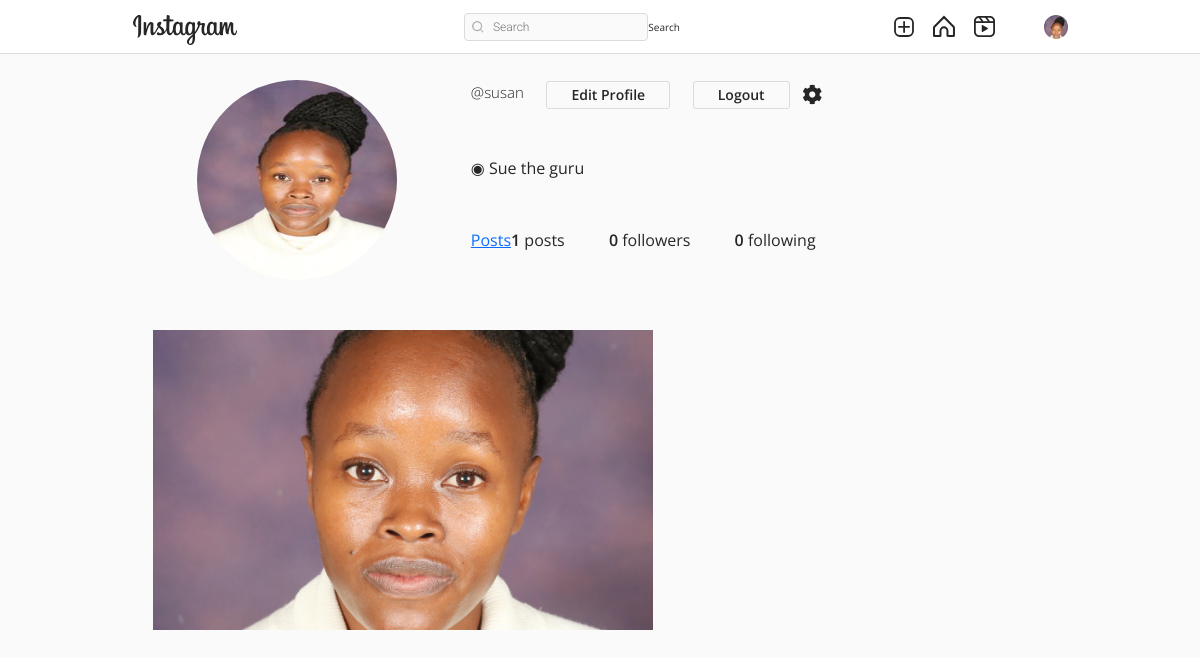
The page /susan/ (signed in) on the database its author committed.
### authy/models.py (models this page shows, shortened)
class Profile(models.Model):
    user = models.OneToOneField(User, related_name='profile', on_delete=models.CASCADE)
    profile_photo = models.ImageField(upload_to="profile_pciture", null=True, default="default.jpg")
    bio = models.CharField(max_length=200, null=True, blank=True)

### post/models.py (models this page shows)
class Post(models.Model):
    id = models.UUIDField(primary_key=True, default=uuid.uuid4, editable=False)
    image = models.ImageField(upload_to=user_directory_path, verbose_name="Picture")
    image_caption = models.CharField(max_length=10000, verbose_name="Caption")
    posted = models.DateField(auto_now_add=True)
    tags = models.ManyToManyField(Tag, related_name="tags", blank=True)
    user = models.ForeignKey(User, on_delete=models.CASCADE)
    likes = models.IntegerField(default=0)
    def get_absolute_url(self):
        return reverse("post-details", args=[str(self.id)])

### authy/views.py (the view)
# urls.py: path('<username>/', UserProfile, name='profile'),
def UserProfile(request, username):
    Profile.objects.get_or_create(user=request.user)
    user = get_object_or_404(User, username=username)
    profile = Profile.objects.get(user=user)
    url_name = resolve(request.path).url_name
    posts = Post.objects.filter(user=user).order_by('-posted')
    if url_name == 'profile':
        posts = Post.objects.filter(user=user).order_by('-posted')
    else:
        posts = profile.favourite.all()
    posts_count = Post.objects.filter(user=user).count()
    following_count = Follow.objects.filter(follower=user).count()
    followers_count = Follow.objects.filter(following=user).count()
    follow_status = Follow.objects.filter(following=user, follower=request.user).exists()
    paginator = Paginator(posts, 8)
    page_number = request.GET.get('page')
    posts_paginator = paginator.get_page(page_number)
    context = {
        'posts': posts,
        'profile':profile,
        'posts_count':posts_count,
        'following_count':following_count,
        'followers_count':followers_count,
        'posts_paginator':posts_paginator,
        'follow_status':follow_status,
    }
    return render(request, 'profile.html', context)

### templates/profile.html (shortened to what this page needs)
{% extends 'base.html' %}
{% load static %}
{% block content %}
<!DOCTYPE html>
<html lang="en">
<head>
    <link rel="stylesheet" href="{% static 'assets3/css/reset.css' %}">
    <link rel="stylesheet" href="{% static 'assets3/css/styles.css' %}">
    <link rel="stylesheet" href="https://use.fontawesome.com/releases/v5.2.0/css/all.css">
</head>
<body>
    <header>
        <br><br><br>
        <div class="container">
            <div class="profile">
                <div class="profile-image">
                    <img src="{{profile.profile_photo.url}}" alt="" style="width: 200px; height: 200px;">
                </div>
                <div class="profile-user-settings">
                        <h5 style="font-size: 15px;" class="profile-user-name">@{{profile.user.username}}</h5>
                        {% if request.user.is_authenticated and request.user == profile.user %}
                        <a style="text-decoration: none;" href="{% url 'editprofile' %}" class="btn profile-edit-btn">Edit Profile</a>
                        <a style="text-decoration: none;" href="{% url 'sign-out' %}" class="btn profile-edit-btn">Logout</a>
                        <button class="btn profile-settings-btn" aria-label="profile settings"><i class="fas fa-cog" aria-hidden="true"></i></button>
                        {% endif %}
                        <br><br>
                        <br>
                </div>
                <div class="profile-bio">
                    <br>
                    {% if profile.bio %}
                    <p>◉ {{profile.bio}}</p>
                    {% endif %}
                    <br><br>
                    <div class="profile-user-settings">
                        <a  href="{% url 'profile' profile.user %}"  class="btns profiele-edit-btn">Posts</a>
                </div>
                <div class="profile-stats">
                    <ul>
                        <li><span class="profile-stat-count">{{posts_count}}</span> posts</li>
                        <li><span class="profile-stat-count">{{followers_count}}</span> followers</li>
                        <li><span class="profile-stat-count">{{following_count}}</span> following</li>
                    </ul>
                    <br>
                </div>
            </div>
        </div>
    </header>
    <main>
        <div class="container">
            <div class="gallery">
                {% for post in posts %}
                <a href="{{post.get_absolute_url}}"><div class="gallery-item" tabindex="0">
                    <img src="{{ post.image.url }}" class="gallery-image" alt="" style="width: 500px; height: 300px; object-fit: cover;">
                </div></a>
                {% endfor %}
            </div>
        </div>
    </main>
    {% endblock content %}

### templates/base.html (shortened to what this page needs)
{% load static %}
<!DOCTYPE html>
<html lang="en">
<head>
    <link rel="stylesheet" href="https://cdn.jsdelivr.net/npm/bootstrap-icons@1.8.1/font/bootstrap-icons.css">
    <link href="https://cdn.jsdelivr.net/npm/bootstrap@5.1.3/dist/css/bootstrap.min.css" rel="stylesheet">
    <link rel="stylesheet" type="text/css" href="{% static 'assets1/style.css' %}">
</head>
<body>
    <header class="header">
        <nav class="header__content">
            <div class="header__buttons">
                <a href="{% url 'index' %}" class="header__home">
                </a>
            </div>
            <form action="{% url 'search-users' %}" method="GET">
                <div class="header__search">
                    <input type="text" placeholder="Search" name="q" value="{{ request.GET.q }}">
                    <button class="btn btn-primary" type="submit">Search</button>
                </div>
            </form>
            <div class="header__buttons header__buttons--desktop">
                <a href="{% url 'newpost' %}">
                </a>
                <a href="{% url 'index' %}">
                </a>
                <a href="#">
                </a>
                <a href="">
                    <button class="profile-button">
                        <a href="{% url 'profile' request.user %}">
                            <div class="profile-button__picture">
                                <img src="{{request.user.profile.profile_photo.url}}" alt="User Picture">
                            </div>
                        </a>
                    </button>
                </a>
            </div>
        </nav>
    </header>
    {% block content %}
    {% endblock content %}
</body>
</html>

### static/assets1/style.css (style rules this page uses)
*, *::after, *::before { box-sizing: border-box; margin: 0; padding: 0; }
*, button, input, select, textarea { font-family: 'Roboto', sans-serif; }
:root { --primary: hsl(0, 0%, 100%); --secondary: hsl(0, 0%, 98%); --border: hsl(0, 0%, 86%); --story-border: hsl(0, 0%, 78%); --img-border: hsla(0, 0%, 0%, 0.1); --text-dark: hsl(0, 0%, 15%); --text-light: hsl(0, 0%, 60%); --like: hsl(355, 82%, 61%); --link: hsl(204, 100%, 48%); --header-height: 44px; --nav-height: 44px; }
body { min-height: 100vh; display: flex; flex-direction: column; overflow-y: auto; }
svg { display: block; }
img { max-width: 100%; }
.header { width: 100%; height: var(--header-height); background-color: var(--primary); display: flex; justify-content: center; position: fixed; top: 0; left: 0; z-index: 2; }
.header::after { content: ''; position: absolute; bottom: 0; width: 100%; height: 1px; background-color: var(--border); }
.header__content { width: 100%; max-width: 975px; padding: 0 14px; display: flex; justify-content: space-between; align-items: center; }
.header__home { margin-top: 5px; }
.header__search { width: 216px; height: 28px; display: none; align-items: center; position: relative; }
.header__search svg { width: 12px; height: 12px; position: absolute; left: 8px; }
.header__search input { width: 100%; height: 100%; background-color: var(--secondary); padding: 4px 10px 4px 28px; border: 1px solid var(--border); border-radius: 4px; outline: none; font-size: 12px; font-weight: 300; text-decoration: none; color: var(--text-light); text-overflow: ellipsis; overflow: hidden; white-space: nowrap; }
.header__buttons { display: flex; align-items: center; gap: 16px; }
.profile-button { background-color: transparent; border: none; outline: none; cursor: pointer; position: relative; }
.profile-button__picture { width: 24px; height: 24px; border-radius: 50%; overflow: hidden; position: relative; }
.profile-button__picture::after { content: ''; position: absolute; top: 0; bottom: 0; left: 0; right: 0; border: 1px solid var(--img-border); border-radius: 50%; }
@media (min-width: 768px) { :root { --header-height: 54px; --nav-height: 0px; } }
@media (min-width: 768px) { .header__content { padding: 0 20px; } }
@media (min-width: 768px) { .header__search { display: flex; } }

### static/assets3/css/styles.css (style rules this page uses)
:root { font-size: 10px; }
*, *::before, *::after { box-sizing: border-box; }
body { font-family: "Open Sans", Arial, sans-serif; min-height: 100vh; background-color: #fafafa; color: #262626; padding-bottom: 3rem; }
img { display: block; }
.container { max-width: 93.5rem; margin: 0 auto; padding: 0 2rem; }
.btn { display: inline-block; font: inherit; background: none; border: none; color: inherit; padding: 0; cursor: pointer; }
.profile { padding: 5rem 0; }
.profile::after { content: ""; display: block; clear: both; }
.profile-image { float: left; width: calc(33.333% - 1rem); display: flex; justify-content: center; align-items: center; margin-right: 3rem; }
.profile-image img { border-radius: 50%; }
.profile-user-settings, .profile-stats, .profile-bio { float: left; width: calc(66.666% - 2rem); }
.profile-user-settings { margin-top: 1.1rem; }
.profile-user-name { display: inline-block; font-size: 3.2rem; font-weight: 300; }
.profile-edit-btn { font-size: 1.4rem; line-height: 1.8; border: 0.1rem solid #dbdbdb; border-radius: 0.3rem; padding: 0 2.4rem; margin-left: 2rem; }
.profile-settings-btn { font-size: 2rem; margin-left: 1rem; }
.profile-stats { margin-top: 2.3rem; }
.profile-stats li { display: inline-block; font-size: 1.6rem; line-height: 1.5; margin-right: 4rem; cursor: pointer; }
.profile-stats li:last-of-type { margin-right: 0; }
.profile-bio { font-size: 1.6rem; font-weight: 400; line-height: 1.5; margin-top: 2.3rem; }
.profile-real-name, .profile-stat-count, .profile-edit-btn { font-weight: 600; }
.gallery { display: flex; flex-wrap: wrap; margin: -1rem -1rem; padding-bottom: 3rem; }
.gallery-item { position: relative; flex: 1 0 22rem; margin: 1rem; color: #fff; cursor: pointer; }
.gallery-image { width: 100%; height: 100%; object-fit: cover; }

### rows shown on the page
Profile: profile_photo (picture), user.username "susan", bio "Sue the guru"
Post: image (picture)

### other values the page prints
{{ posts_count }} "1"
{{ followers_count }} "0"
{{ following_count }} "0"
